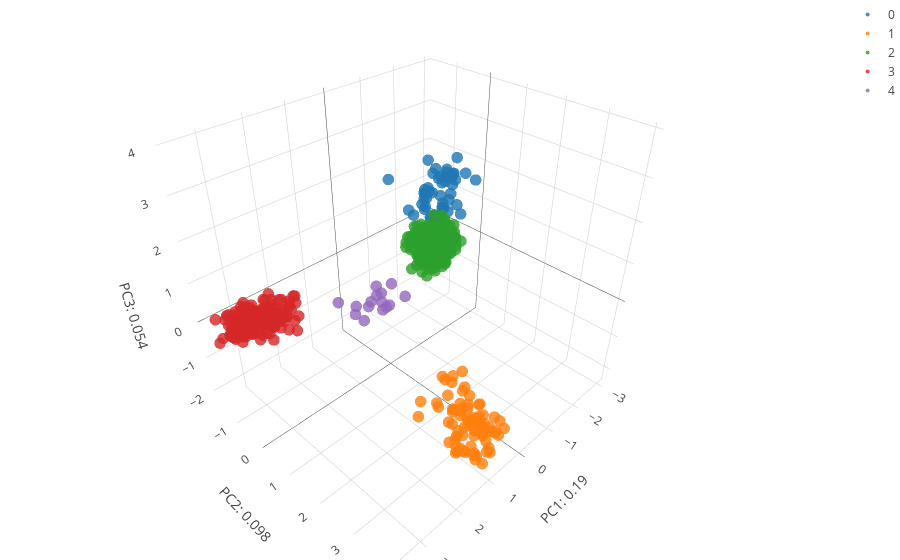

Write notebook code for a chart like this one.
### Code cell
fig_data= [go.Scatter3d(
        x = features[[x for x in range(sum(Sizes)) if labels[x] == i],0],
        y = features[[x for x in range(sum(Sizes)) if labels[x] == i],1],
        z = features[[x for x in range(sum(Sizes)) if labels[x] == i],2],
        type='scatter3d',
        mode= "markers",
        marker= {
        'line': {'width': 0},
        'size': 4,
        'symbol': 'circle',
      "opacity": .8
      },
      name= str(i)
    ) for i in range(N_pops)]


layout = go.Layout(
    margin=dict(
        l=0,
        r=0,
        b=0,
        t=0
    ),
    scene= Scene(
    yaxis=dict(
        title='PC2: {}'.format(round(var_comps[1],3))),
    xaxis=dict(
    title= 'PC1: {}'.format(round(var_comps[0],3))),
    zaxis=dict(
    title= 'PC3: {}'.format(round(var_comps[2],3))))
)


fig = go.Figure(data=fig_data, layout=layout)
iplot(fig)
